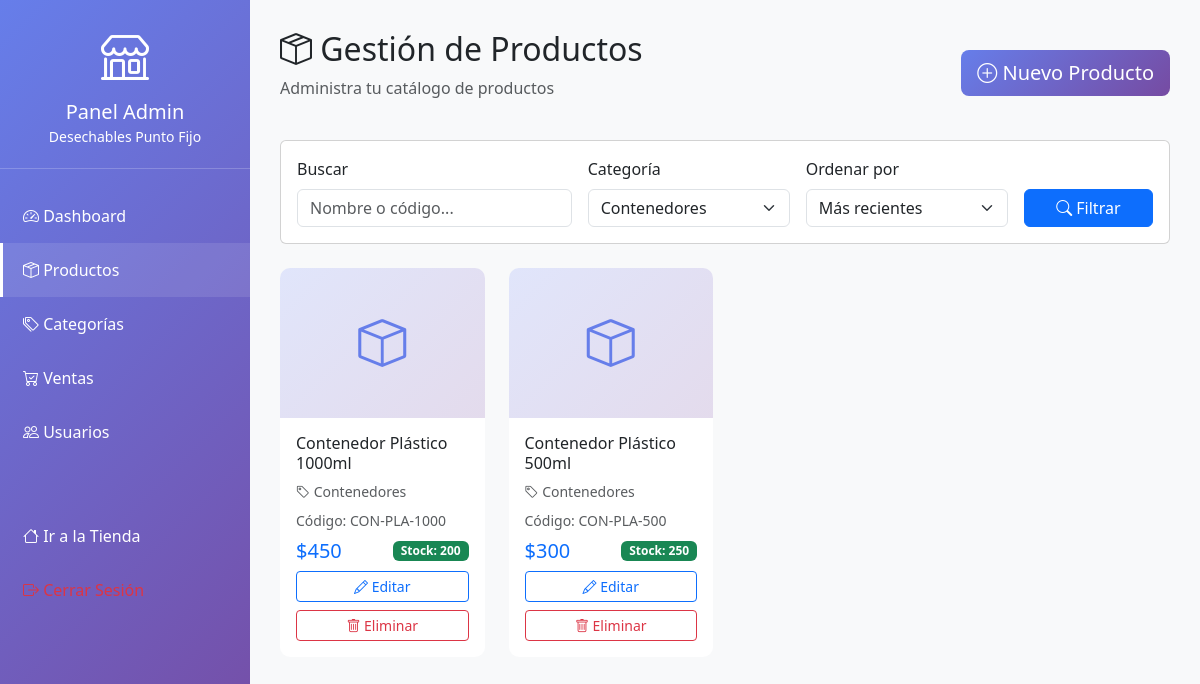
Page /admin_productos.php?categoria=2 (signed in) on the committed database.
### tables this page shows
CREATE TABLE productos (
    id INT PRIMARY KEY AUTO_INCREMENT,
    categoria_id INT NOT NULL,
    nombre VARCHAR(200) NOT NULL,
    descripcion TEXT,
    precio DECIMAL(10, 2) NOT NULL,
    stock INT NOT NULL DEFAULT 0,
    imagen VARCHAR(255),
    codigo_producto VARCHAR(50) UNIQUE,
    unidad_medida ENUM('unidad', 'paquete', 'caja', 'docena') DEFAULT 'unidad',
    estado ENUM('disponible', 'agotado', 'descontinuado') DEFAULT 'disponible',
    destacado BOOLEAN DEFAULT FALSE,
    fecha_creacion TIMESTAMP DEFAULT CURRENT_TIMESTAMP,
    fecha_actualizacion TIMESTAMP DEFAULT CURRENT_TIMESTAMP ON UPDATE CURRENT_TIMESTAMP,
    FOREIGN KEY (categoria_id) REFERENCES categorias(id) ON DELETE CASCADE,
    INDEX idx_categoria (categoria_id),
    INDEX idx_nombre (nombre),
    INDEX idx_precio (precio),
    INDEX idx_destacado (destacado)
);

CREATE TABLE categorias (
    id INT PRIMARY KEY AUTO_INCREMENT,
    nombre VARCHAR(100) NOT NULL,
    descripcion TEXT,
    imagen VARCHAR(255),
    estado ENUM('activo', 'inactivo') DEFAULT 'activo',
    fecha_creacion TIMESTAMP DEFAULT CURRENT_TIMESTAMP,
    INDEX idx_nombre (nombre)
);

### admin_productos.php (the view, shortened to what this page needs)
<?php
$db = getDB();
$busqueda = $_GET['buscar'] ?? '';
$categoria_filtro = $_GET['categoria'] ?? '';
$orden = $_GET['orden'] ?? 'id DESC';
$sql = "SELECT p.*, c.nombre as categoria_nombre FROM productos p
        LEFT JOIN categorias c ON p.categoria_id = c.id WHERE 1=1";
if (!empty($categoria_filtro)) {
    $sql .= " AND p.categoria_id = " . (int)$categoria_filtro;
}
$sql .= " ORDER BY " . $db->real_escape_string($orden);
$result = $db->query($sql);
$productos = $result->fetch_all(MYSQLI_ASSOC);
$categorias = $db->query("SELECT * FROM categorias WHERE estado = 'activo' ORDER BY nombre")->fetch_all(MYSQLI_ASSOC);
?>
<!DOCTYPE html>
<html lang="es">
<head>
    <link href="https://cdn.jsdelivr.net/npm/bootstrap@5.3.0/dist/css/bootstrap.min.css" rel="stylesheet">
    <link rel="stylesheet" href="https://cdn.jsdelivr.net/npm/bootstrap-icons@1.11.0/font/bootstrap-icons.css">
</head>
<body>
    <div class="sidebar">
        <div class="sidebar-header">
            <i class="bi bi-shop" style="font-size: 3rem;"></i>
            <h5 class="mt-2 mb-0">Panel Admin</h5>
            <small>Desechables Punto Fijo</small>
        </div>
        <ul class="sidebar-menu">
            <li><a href="admin.php"><i class="bi bi-speedometer2"></i> Dashboard</a></li>
            <li><a href="admin_productos.php" class="active"><i class="bi bi-box-seam"></i> Productos</a></li>
            <li><a href="admin_categorias.php"><i class="bi bi-tags"></i> Categorías</a></li>
            <li><a href="admin_ventas.php"><i class="bi bi-cart-check"></i> Ventas</a></li>
            <li><a href="admin_usuarios.php"><i class="bi bi-people"></i> Usuarios</a></li>
            <li style="margin-top: 50px;"><a href="index.php"><i class="bi bi-house"></i> Ir a la Tienda</a></li>
            <li><a href="logout.php" class="text-danger"><i class="bi bi-box-arrow-right"></i> Cerrar Sesión</a></li>
        </ul>
    </div>
    <div class="main-content">
        <div class="d-flex justify-content-between align-items-center mb-4">
            <div>
                <h2><i class="bi bi-box-seam"></i> Gestión de Productos</h2>
                <p class="text-muted">Administra tu catálogo de productos</p>
            </div>
            <button class="btn btn-gradient btn-lg" data-bs-toggle="modal" data-bs-target="#modalNuevoProducto">
                <i class="bi bi-plus-circle"></i> Nuevo Producto
            </button>
        </div>
        <div class="card mb-4">
            <div class="card-body">
                <form method="GET" class="row g-3">
                    <div class="col-md-4">
                        <label class="form-label">Buscar</label>
                        <input type="text" name="buscar" class="form-control" placeholder="Nombre o código..." value="<?php echo htmlspecialchars($busqueda); ?>">
                    </div>
                    <div class="col-md-3">
                        <label class="form-label">Categoría</label>
                        <select name="categoria" class="form-select">
                            <?php foreach ($categorias as $cat): ?>
                            <option value="<?php echo $cat['id']; ?>" <?php echo $categoria_filtro == $cat['id'] ? 'selected' : ''; ?>>
                                <?php echo htmlspecialchars($cat['nombre']); ?>
                            </option>
                            <?php endforeach; ?>
                        </select>
                    </div>
                    <div class="col-md-3">
                        <label class="form-label">Ordenar por</label>
                        <select name="orden" class="form-select">
                            <option value="id DESC">Más recientes</option>
                        </select>
                    </div>
                    <div class="col-md-2">
                        <label class="form-label">&nbsp;</label>
                        <button type="submit" class="btn btn-primary w-100">
                            <i class="bi bi-search"></i> Filtrar
                        </button>
                    </div>
                </form>
            </div>
        </div>
        <div class="row g-4">
            <?php foreach ($productos as $producto): ?>
            <div class="col-md-4 col-lg-3">
                <div class="card card-producto h-100">
                    <div class="producto-imagen">
                        <i class="bi bi-box"></i>
                    </div>
                    <div class="card-body">
                        <h6 class="card-title"><?php echo htmlspecialchars($producto['nombre']); ?></h6>
                        <p class="text-muted small mb-2">
                            <i class="bi bi-tag"></i> <?php echo htmlspecialchars($producto['categoria_nombre']); ?>
                        </p>
                        <p class="text-muted small mb-2">
                            Código: <?php echo htmlspecialchars($producto['codigo_producto']); ?>
                        </p>
                        <div class="d-flex justify-content-between align-items-center mb-2">
                            <span class="h5 mb-0 text-primary">$<?php echo number_format($producto['precio'], 0); ?></span>
                            <span class="badge bg-<?php echo $producto['stock'] > 50 ? 'success' : ($producto['stock'] > 20 ? 'warning' : 'danger'); ?>">
                                Stock: <?php echo $producto['stock']; ?>
                            </span>
                        </div>
                        <div class="d-grid gap-2">
                            <button class="btn btn-sm btn-outline-primary" onclick="editarProducto(<?php echo htmlspecialchars(json_encode($producto)); ?>)">
                                <i class="bi bi-pencil"></i> Editar
                            </button>
                            <button class="btn btn-sm btn-outline-danger" onclick="eliminarProducto(<?php echo $producto['id']; ?>, '<?php echo htmlspecialchars($producto['nombre']); ?>')">
                                <i class="bi bi-trash"></i> Eliminar
                            </button>
                        </div>
                    </div>
                </div>
            </div>
            <?php endforeach; ?>
        </div>
    </div>
</body>
</html>

### admin_productos.php (style rules this page uses)
:root { --sidebar-width: 250px; }
.sidebar { position: fixed; top: 0; left: 0; height: 100vh; width: var(--sidebar-width); background: linear-gradient(135deg, #667eea 0%, #764ba2 100%); color: white; overflow-y: auto; z-index: 1000; }
.sidebar-header { padding: 20px; text-align: center; border-bottom: 1px solid rgba(255,255,255,0.2); }
.sidebar-menu { list-style: none; padding: 0; margin: 20px 0; }
.sidebar-menu a { display: block; padding: 15px 20px; color: white; text-decoration: none; transition: all 0.3s; border-left: 3px solid transparent; }
.sidebar-menu a:hover, .sidebar-menu a.active { background: rgba(255,255,255,0.1); border-left-color: white; }
.main-content { margin-left: var(--sidebar-width); padding: 30px; background: #f8f9fa; min-height: 100vh; }
.card-producto { transition: transform 0.3s, box-shadow 0.3s; border: none; border-radius: 10px; }
.producto-imagen { height: 150px; background: linear-gradient(135deg, #667eea33 0%, #764ba233 100%); display: flex; align-items: center; justify-content: center; font-size: 3rem; color: #667eea; border-radius: 10px 10px 0 0; }
.btn-gradient { background: linear-gradient(135deg, #667eea 0%, #764ba2 100%); color: white; border: none; }

### rows in the picture
productos: nombre "Contenedor Plástico 1000ml", categoria.nombre "Contenedores", codigo_producto "CON-PLA-1000", precio "450", stock "200"
productos: nombre "Contenedor Plástico 500ml", categoria.nombre "Contenedores", codigo_producto "CON-PLA-500", precio "300", stock "250"

### other values in the picture
form field categoria "Contenedores"
